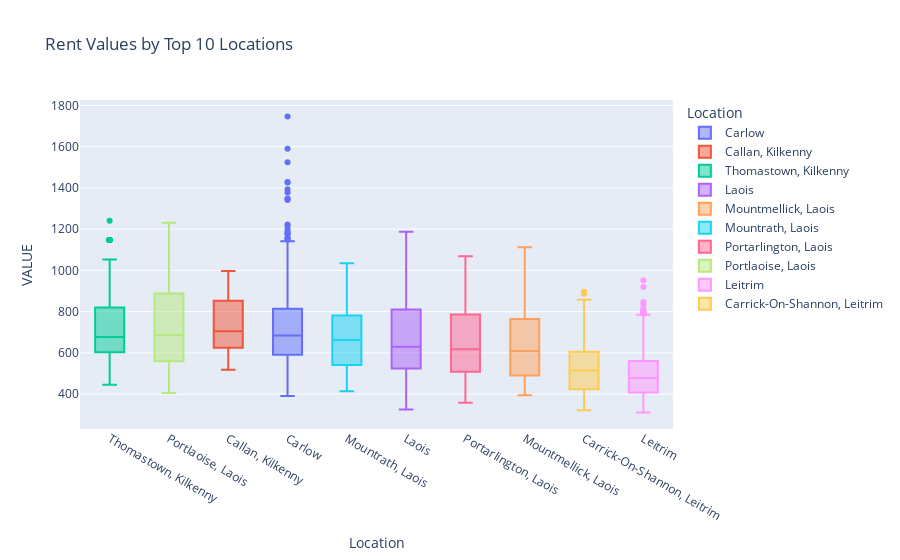

Notebook code cell kept with this figure:
### Markdown cell above
### Rent Values by Top 10 Locations

### Code cell
import plotly.express as px

# Rent Values by Top 10 Locations
top_locations = df2['Location'].value_counts().nlargest(10).index
filtered_data = df2[df2['Location'].isin(top_locations)]
fig = px.box(filtered_data, x='Location', y='VALUE', color='Location', title='Rent Values by Top 10 Locations')
fig.update_xaxes(categoryorder='total descending')
fig.show()

### Figure 1 — Plotly figure (JSON) as saved in the notebook; plotly's stock layout.template omitted (floating-point values rounded to 4 significant figures; data arrays with more than 128 entries replaced by an {"elided": "..."} marker saying what was removed)
{"data": [{"alignmentgroup": "True", "hovertemplate": "Location=%{x}<br>VALUE=%{y}<extra></extra>", "legendgroup": "Carlow", "marker": {"color": "#636efa"}, "name": "Carlow", "notched": false, "offsetgroup": "Carlow", "orientation": "v", "showlegend": true, "type": "box", "x": {"elided": "672 str values"}, "x0": " ", "xaxis": "x", "y": {"elided": "672 float values"}, "y0": " ", "yaxis": "y"}, {"alignmentgroup": "True", "hovertemplate": "Location=%{x}<br>VALUE=%{y}<extra></extra>", "legendgroup": "Callan, Kilkenny", "marker": {"color": "#EF553B"}, "name": "Callan, Kilkenny", "notched": false, "offsetgroup": "Callan, Kilkenny", "orientation": "v", "showlegend": true, "type": "box", "x": {"elided": "672 str values"}, "x0": " ", "xaxis": "x", "y": {"elided": "672 float values"}, "y0": " ", "yaxis": "y"}, {"alignmentgroup": "True", "hovertemplate": "Location=%{x}<br>VALUE=%{y}<extra></extra>", "legendgroup": "Thomastown, Kilkenny", "marker": {"color": "#00cc96"}, "name": "Thomastown, Kilkenny", "notched": false, "offsetgroup": "Thomastown, Kilkenny", "orientation": "v", "showlegend": true, "type": "box", "x": {"elided": "672 str values"}, "x0": " ", "xaxis": "x", "y": {"elided": "672 float values"}, "y0": " ", "yaxis": "y"}, {"alignmentgroup": "True", "hovertemplate": "Location=%{x}<br>VALUE=%{y}<extra></extra>", "legendgroup": "Laois", "marker": {"color": "#ab63fa"}, "name": "Laois", "notched": false, "offsetgroup": "Laois", "orientation": "v", "showlegend": true, "type": "box", "x": {"elided": "672 str values"}, "x0": " ", "xaxis": "x", "y": {"elided": "672 float values"}, "y0": " ", "yaxis": "y"}, {"alignmentgroup": "True", "hovertemplate": "Location=%{x}<br>VALUE=%{y}<extra></extra>", "legendgroup": "Mountmellick, Laois", "marker": {"color": "#FFA15A"}, "name": "Mountmellick, Laois", "notched": false, "offsetgroup": "Mountmellick, Laois", "orientation": "v", "showlegend": true, "type": "box", "x": {"elided": "672 str values"}, "x0": " ", "xaxis": "x", "y": {"elided": "672 float values"}, "y0": " ", "yaxis": "y"}, {"alignmentgroup": "True", "hovertemplate": "Location=%{x}<br>VALUE=%{y}<extra></extra>", "legendgroup": "Mountrath, Laois", "marker": {"color": "#19d3f3"}, "name": "Mountrath, Laois", "notched": false, "offsetgroup": "Mountrath, Laois", "orientation": "v", "showlegend": true, "type": "box", "x": {"elided": "672 str values"}, "x0": " ", "xaxis": "x", "y": {"elided": "672 float values"}, "y0": " ", "yaxis": "y"}, {"alignmentgroup": "True", "hovertemplate": "Location=%{x}<br>VALUE=%{y}<extra></extra>", "legendgroup": "Portarlington, Laois", "marker": {"color": "#FF6692"}, "name": "Portarlington, Laois", "notched": false, "offsetgroup": "Portarlington, Laois", "orientation": "v", "showlegend": true, "type": "box", "x": {"elided": "672 str values"}, "x0": " ", "xaxis": "x", "y": {"elided": "672 float values"}, "y0": " ", "yaxis": "y"}, {"alignmentgroup": "True", "hovertemplate": "Location=%{x}<br>VALUE=%{y}<extra></extra>", "legendgroup": "Portlaoise, Laois", "marker": {"color": "#B6E880"}, "name": "Portlaoise, Laois", "notched": false, "offsetgroup": "Portlaoise, Laois", "orientation": "v", "showlegend": true, "type": "box", "x": {"elided": "672 str values"}, "x0": " ", "xaxis": "x", "y": {"elided": "672 float values"}, "y0": " ", "yaxis": "y"}, {"alignmentgroup": "True", "hovertemplate": "Location=%{x}<br>VALUE=%{y}<extra></extra>", "legendgroup": "Leitrim", "marker": {"color": "#FF97FF"}, "name": "Leitrim", "notched": false, "offsetgroup": "Leitrim", "orientation": "v", "showlegend": true, "type": "box", "x": {"elided": "672 str values"}, "x0": " ", "xaxis": "x", "y": {"elided": "672 float values"}, "y0": " ", "yaxis": "y"}, {"alignmentgroup": "True", "hovertemplate": "Location=%{x}<br>VALUE=%{y}<extra></extra>", "legendgroup": "Carrick-On-Shannon, Leitrim", "marker": {"color": "#FECB52"}, "name": "Carrick-On-Shannon, Leitrim", "notched": false, "offsetgroup": "Carrick-On-Shannon, Leitrim", "orientation": "v", "showlegend": true, "type": "box", "x": {"elided": "672 str values"}, "x0": " ", "xaxis": "x", "y": {"elided": "672 float values"}, "y0": " ", "yaxis": "y"}], "layout": {"boxmode": "overlay", "legend": {"title": {"text": "Location"}, "tracegroupgap": 0}, "title": {"text": "Rent Values by Top 10 Locations"}, "xaxis": {"anchor": "y", "categoryarray": ["Carlow", "Callan, Kilkenny", "Thomastown, Kilkenny", "Laois", "Mountmellick, Laois", "Mountrath, Laois", "Portarlington, Laois", "Portlaoise, Laois", "Leitrim", "Carrick-On-Shannon, Leitrim"], "categoryorder": "total descending", "domain": [0, 1], "title": {"text": "Location"}}, "yaxis": {"anchor": "x", "domain": [0, 1], "title": {"text": "VALUE"}}}}
